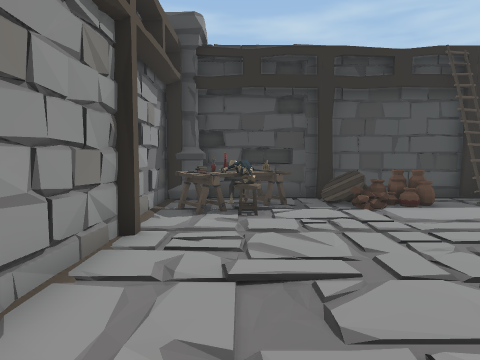
[1] (above)

23 first-person views from a walk through a 3-D level made in the Unity game engine. The camera is 1.4 m above the floor, tilts 4° down and sees 70° across. The floor is counted in squares, 1 m on a side. Each view is taken from the middle of a square. On the plan, view 1 faces up. The plan holds only what a view shows up to about 15 squares ahead; the rest is blank. The place goes on beyond the plan. The player character is not drawn.

[2]
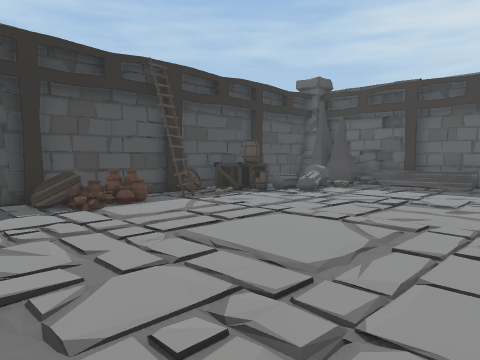

[3]
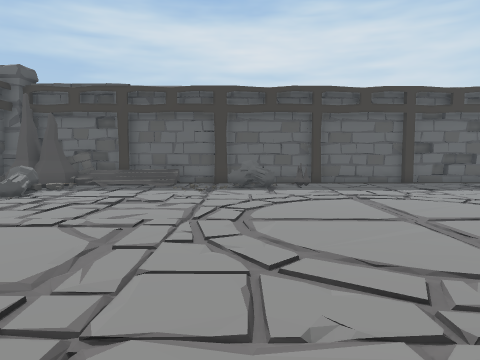

[4]
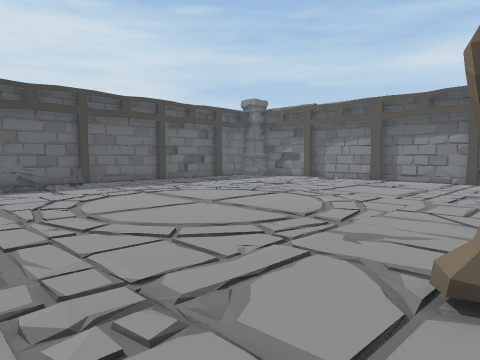

[5]
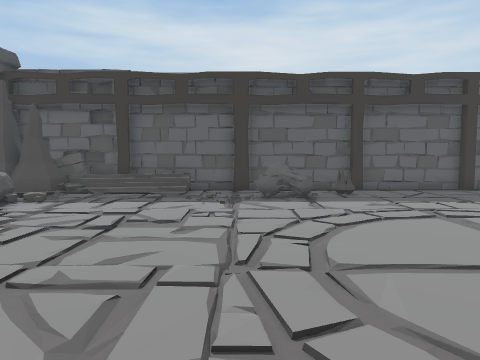

[6]
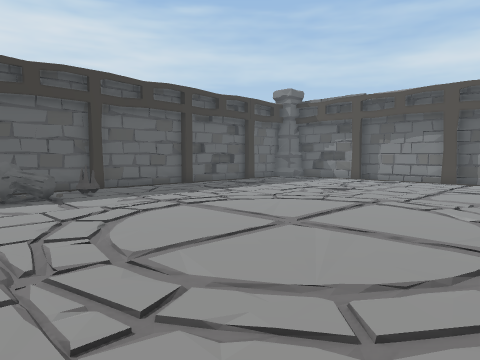

[7]
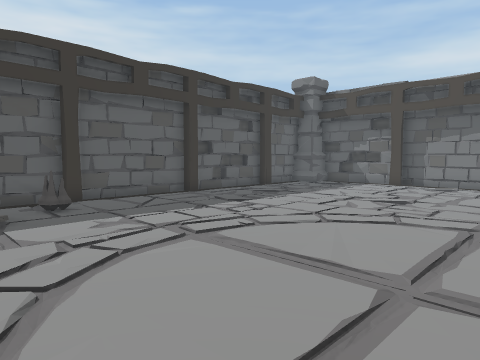

[8]
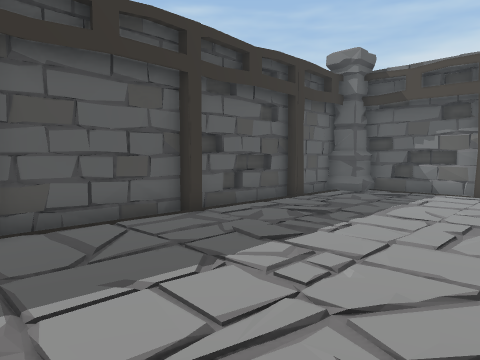

[9]
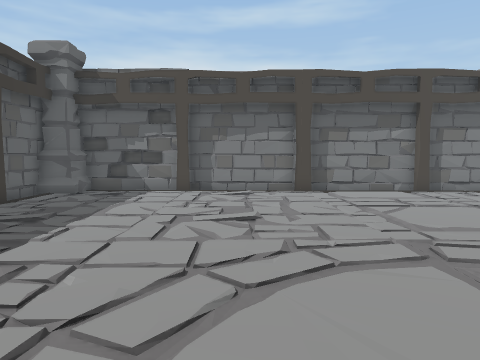

[10]
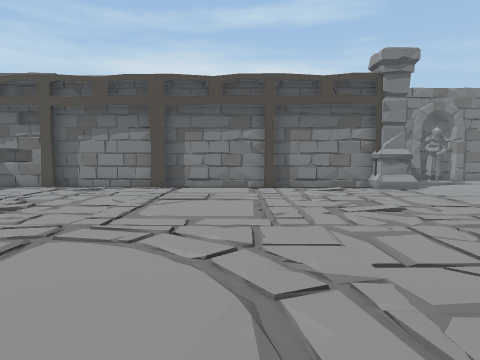

[11]
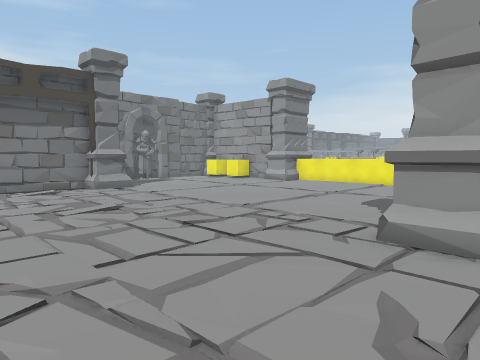

[12]
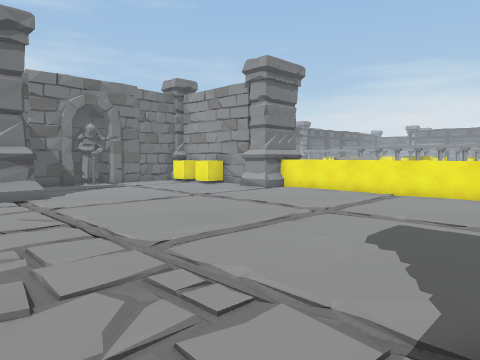

[13]
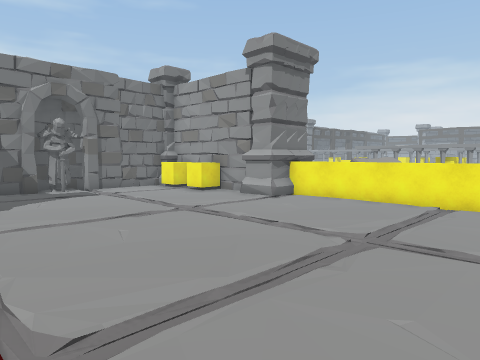

[14]
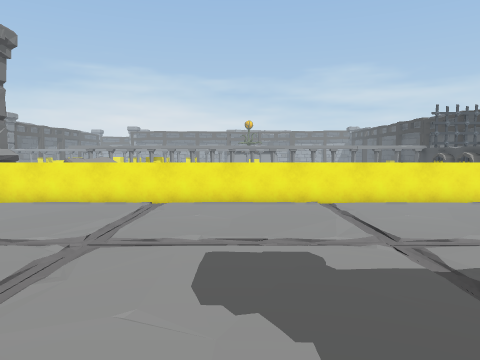

[15]
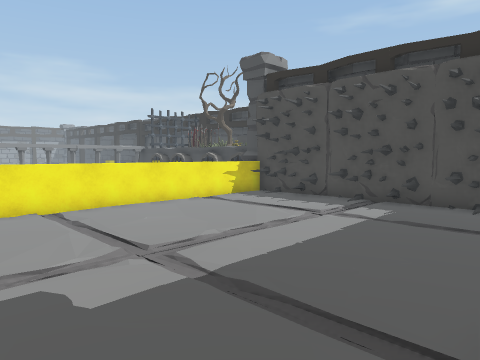

[16]
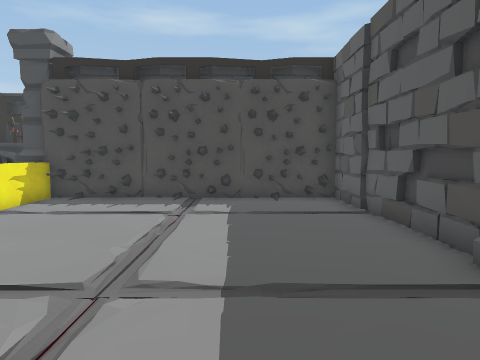

[17]
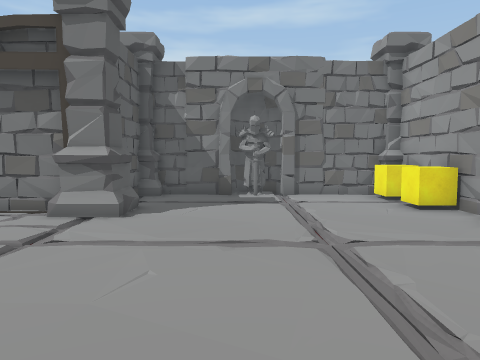

[18]
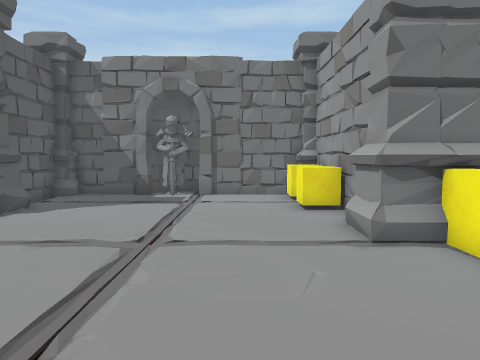

[19]
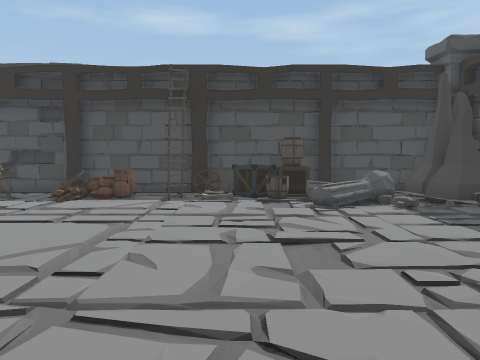

[20]
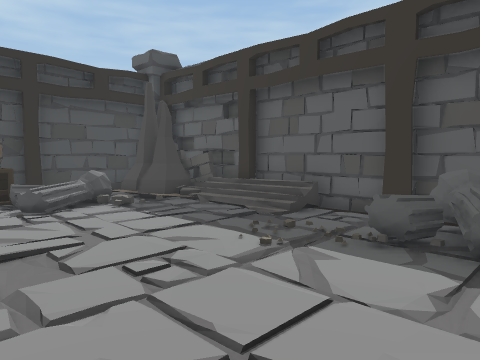

[21]
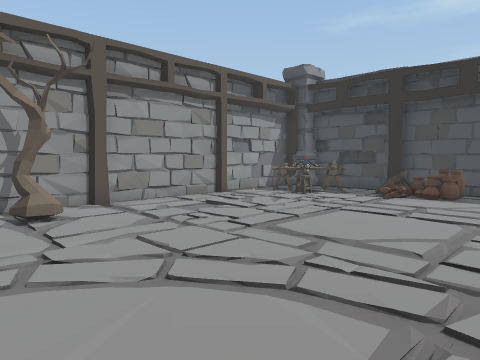

[22]
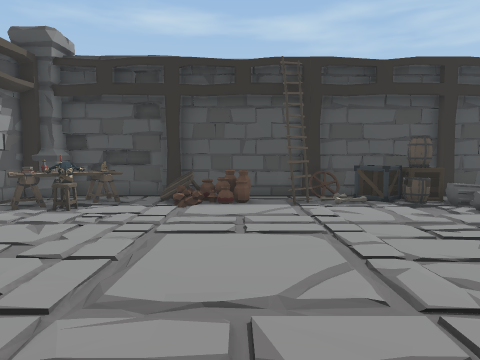

[23]
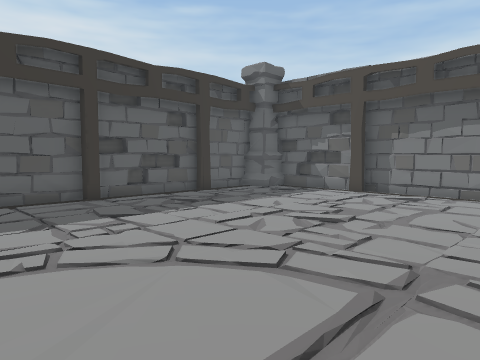

### Floor plan
Key: @ floor where view 1 was taken; # wall or solid block; . main floor; : floor 0.25 m higher than the main floor; / step, stairs or slope; ^ raised ledge; O other object.
Columns run from 15 left of view 1 to 18 right of it. Each row starts with its distance up from view 1.
 12               ############
 11              ######...#O##O####OO
 10              # OO.OOO.OOOOO.  OOO#
  9              #OOO...O..:.OOOO OO##
  8              #OO...........OO.OOO#
  7  O           #.................:##
  6 OOO          #.................:##
  5  O############.................: #
  4   ^###.##.####.................: #
  3   ^.........##.................:##
  2   ^.........##...................#
  1   ^..........#..................##
  0   ^..........#.@..............OO.#
 -1   ^..........#.O.............OOO.#
 -2   ^..........#...................#
 -3   ^.........OO.................O.#
 -4   ^.........O#..................##
 -5   ^..............................#
 -6   ^..............................#
 -7   ^..............................#
 -8   ^.............................##
 -9   ^.............................##
-10   ^....................../.......#
-11   ^............/........///......#
-12   ^..............................#
-13   ^..............................#
-14  OOO.............................#
-15  O #............................ #
-16    #........OO.................OO#
-17    #O.......OO##################O
-18    #O........#              #####
-19    #O........#
-20    #O...O...O#
-21    #####O####O
-22        ###

Positions as (right, up) in squares from view 1, and headings:
1: (0, 0), facing up
2: (0, 0), facing up-right
3: (0, 0), facing right
4: (-1, 3), facing down-right
5: (3, 1), facing right
6: (3, 2), facing down-right
7: (6, 0), facing down-right
8: (10, -3), facing down-right
9: (10, -3), facing down
10: (4, -2), facing down
11: (4, -2), facing down-left
12: (0, -4), facing down-left
13: (-2, -6), facing down-left
14: (-2, -6), facing left
15: (-3, -6), facing up-left
16: (-6, -7), facing up
17: (-6, -8), facing down
18: (-9, -8), facing down
19: (9, -2), facing up
20: (9, -2), facing up-right
21: (8, -3), facing up-left
22: (5, -1), facing up
23: (6, -4), facing down-right
